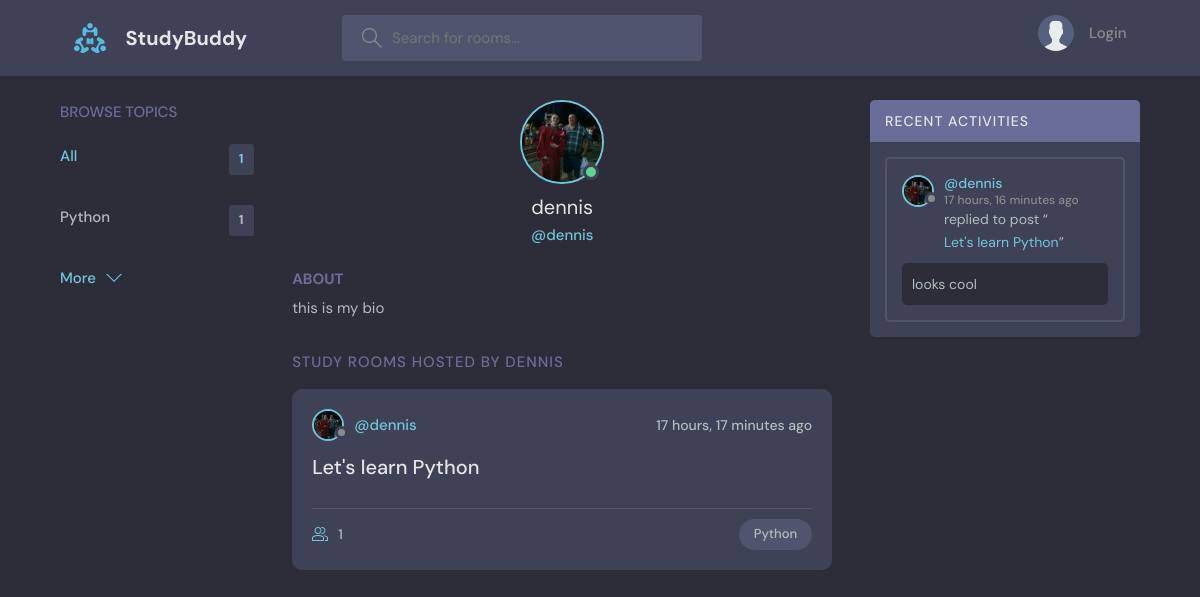
Page /profile/1/ on the earlier database version.
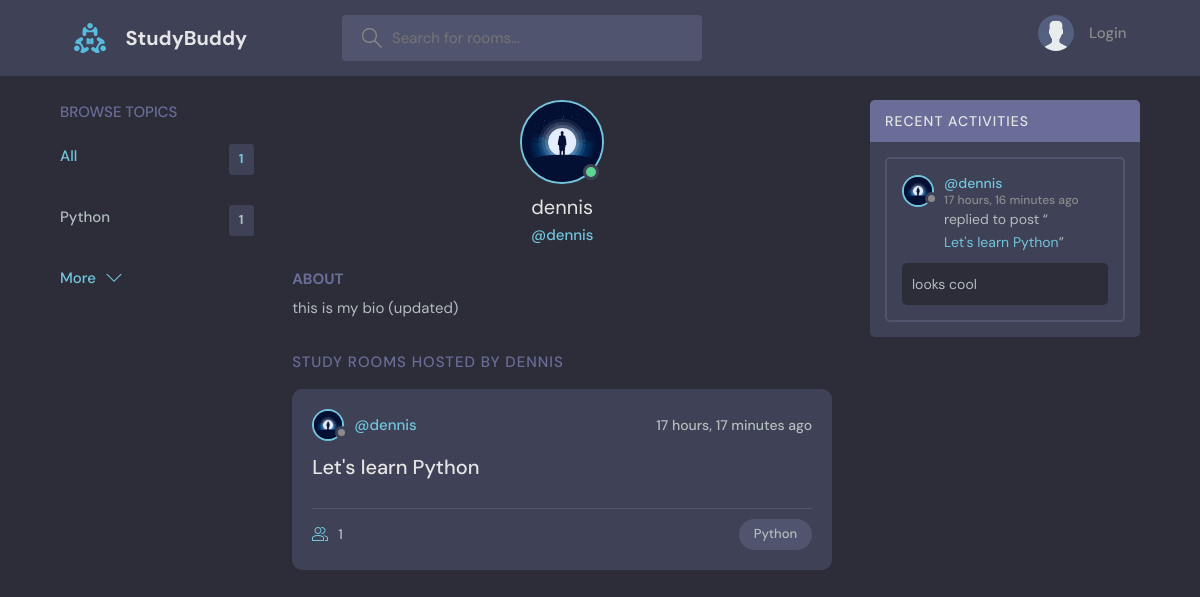
Same page on the later database version.
### base/models.py (models this page shows, shortened)
class Topic(models.Model):
    name = models.CharField(max_length=200)

class User(AbstractUser):
    name = models.CharField(max_length=200, null=True)
    email = models.EmailField(unique=True, null=True)
    bio = models.TextField(null=True)
    avatar = models.ImageField(null=True, default="avatar.svg")
    USERNAME_FIELD = 'email'
    REQUIRED_FIELDS = []

class Room(models.Model):
    hosts = models.ForeignKey(User, on_delete=models.SET_NULL, null=True)
    topic = models.ForeignKey(Topic, on_delete=models.SET_NULL, null=True)
    name = models.CharField(max_length=100)
    description = models.TextField(null=True, blank=True)
    participants = models.ManyToManyField(User, related_name='participants', blank=True)
    created_at = models.DateTimeField(auto_now_add=True)
    updated_at = models.DateTimeField(auto_now=True)
    class Meta:
        ordering = ['-updated_at', '-created_at']
    def __str__(self):
        return self.name

class Message(models.Model):
    user = models.ForeignKey(User, on_delete=models.CASCADE)
    Room = models.ForeignKey(Room, on_delete=models.CASCADE)
    body = models.TextField()
    created_at = models.DateTimeField(auto_now_add=True)
    updated_at = models.DateTimeField(auto_now=True)
    class Meta:
        ordering = ['-updated_at', '-created_at']

### base/views.py (the view)
# urls.py: path('profile/<str:pk>/', views.user_profile, name='user-profile'),
def user_profile(request, pk):
    user = User.objects.get(id=pk)
    rooms = user.room_set.all()
    room_messages = user.message_set.all()
    topics = Topic.objects.all()
    context = {'user': user, 'rooms': rooms, 'topics': topics, 'room_messages': room_messages}
    return render(request, 'base/profile.html', context)

### base/templates/base/profile.html (shortened to what this page needs)
{% extends 'main.html' %}
{% block content %}
<main class="profile-page layout layout--3">
  <div class="container">
    {% include 'base/topic_component.html' %}
    <div class="roomList">
      <div class="profile">
        <div class="profile__avatar">
          <div class="avatar avatar--large active">
            <img src="{{user.avatar.url}}" />
          </div>
        </div>
        <div class="profile__info">
          <h3>{{user.username}}</h3>
          <p>@{{user.username}}</p>
        </div>
        <div class="profile__about">
          <h3>About</h3>
          <p>
            {{user.bio}}
          </p>
        </div>
      </div>
      <div class="roomList__header">
        <div>
          <h2>Study Rooms Hosted by {{user.username}}</a>
          </h2>
        </div>
      </div>
      {% include 'base/feed_component.html' %}
    </div>
    {% include 'base/activity_component.html' %}
  </div>
</main>
{% endblock content %}

### templates/main.html (shortened to what this page needs)
<!DOCTYPE html>
{% load static %}
<html lang="en">
  <head>
    <link rel="stylesheet" href="{% static 'styles/style.css' %}" />
  </head>
  <body>
    {% include 'navbar.html' %}
    {% block content %}
    {% endblock %}
  </body>
</html>

### templates/navbar.html (shortened to what this page needs)
{% load static %}
<header class="header header--loggedIn">
      <div class="container">
        <a href="{% url 'home' %}" class="header__logo">
          <img src="{% static 'images/logo.svg' %}" />
          <h1>StudyBuddy</h1>
        </a>
        <form class="header__search" method="GET" action="{% url 'home' %}">
          <label>
            <input name="q" placeholder="Search for rooms..." />
          </label>
        </form>
        <nav class="header__menu">
          {% if request.user.is_authenticated %}
          <div class="header__user">
            <a href="{% url 'update-user' %}">
              <div class="avatar avatar--medium active">
                <img src="{{request.user.avatar.url}}" />
              </div>
              <p>{{ request.user.username }} <span>@{{ request.user.username }}</span></p>
            </a>
            <button class="dropdown-button">
              <svg version="1.1" xmlns="http://www.w3.org/2000/svg" width="32" height="32" viewBox="0 0 32 32">
                <title>chevron-down</title>
                <path d="M16 21l-13-13h-3l16 16 16-16h-3l-13 13z"></path>
              </svg>
            </button>
          </div>
          {% else %}
          <a href="{% url 'login' %}">
            <img src="{% static 'images/avatar.svg' %}" />
            <p>Login</p>
          </a>
          {% endif %}
        </nav>
      </div>
    </header>

### base/templates/base/topic_component.html
<div class="topics">
    <div class="topics__header">
    <h2>Browse Topics</h2>
    </div>
    <ul class="topics__list">
    <li>
        <a href="{% url 'home' %}" class="active">All <span>{{ topics.count }}</span></a>
    </li>
    {% for topic in topics %}
    <li>
        <a href="{% url 'home' %}?q={{topic.name}}">{{ topic.name }} <span>{{ topic.room_set.all.count }}</span></a>
    </li>
    {% endfor %}
    </ul>
    <a class="btn btn--link" href="{% url 'topics' %}">
    More
    <svg version="1.1" xmlns="http://www.w3.org/2000/svg" width="32" height="32" viewBox="0 0 32 32">
        <title>chevron-down</title>
        <path d="M16 21l-13-13h-3l16 16 16-16h-3l-13 13z"></path>
    </svg>
    </a>
</div>

### base/templates/base/feed_component.html (shortened to what this page needs)
{% for room in rooms %}
<div class="roomListRoom">
        <div class="roomListRoom__header">
          <a href="{% url 'user-profile' room.hosts.id %}" class="roomListRoom__author">
            <div class="avatar avatar--small">
              <img src="{{room.hosts.avatar.url}}" />
            </div>
            <span>@{{room.hosts.username}}</span>
          </a>
          <div class="roomListRoom__actions">
            <span>{{room.created_at|timesince}} ago</span>
          </div>
        </div>
        <div class="roomListRoom__content">
          <a href="{% url 'rooms' room.id %}">{{room.name}}</a>
        </div>
        <div class="roomListRoom__meta">
          <a href="{% url 'rooms' room.id %}" class="roomListRoom__joined">
              {{room.participants.all.count}}
          </a>
          <p class="roomListRoom__topic">{{room.topic.name}}</p>
        </div>
      </div>
{% endfor %}

### base/templates/base/activity_component.html (shortened to what this page needs)
<div class="activities">
      <div class="activities__header">
        <h2>Recent Activities</h2>
      </div>
        {% for message in room_messages %}
      <div class="activities__box">
        <div class="activities__boxHeader roomListRoom__header">
          <a href="{% url 'user-profile' message.user.id %}" class="roomListRoom__author">
            <div class="avatar avatar--small">
              <img src="{{message.user.avatar.url}}" />
            </div>
            <p>
              @{{message.user.username}}
              <span>{{message.created_at|timesince}} ago</span>
            </p>
          </a>
        </div>
        <div class="activities__boxContent">
          <p>replied to post “<a href="{% url 'rooms' message.Room.id %}">{{message.Room}}</a>”</p>
          <div class="activities__boxRoomContent">
            {{message.body}}
          </div>
        </div>
      </div>
    {% endfor %}
    </div>

Differences in the rows shown:
changed User "dennis": avatar: a different picture; bio "this is my bio" → "this is my bio (updated)"
changed through a linked row, Room "Let's learn Python": hosts.avatar: a different picture
changed through a linked row, Message "looks cool": user.avatar: a different picture
